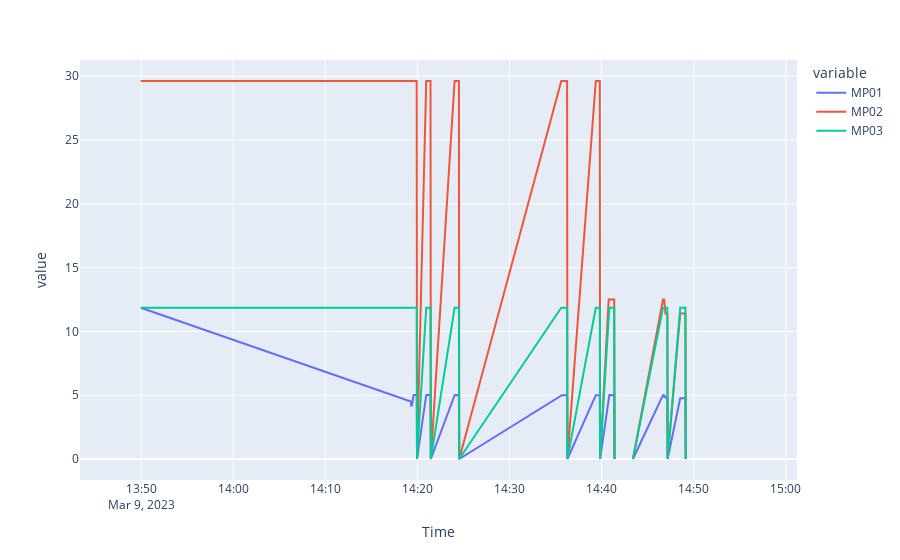

Source (notebook cell):
### Code cell
import plotly.express as px
import pandas as pd

df = pd.read_csv("data\Pressure_log.csv")
df['Time'] = pd.to_datetime(df['Time'])

fig = px.line(df, x="Time", y=["MP01", "MP02", "MP03"])
fig.show()

### Figure 1 — Plotly figure (JSON) as saved in the notebook; plotly's stock layout.template omitted (floating-point values rounded to 4 significant figures; data arrays with more than 128 entries replaced by an {"elided": "..."} marker saying what was removed)
{"data": [{"hovertemplate": "variable=MP01<br>Time=%{x}<br>value=%{y}<extra></extra>", "legendgroup": "MP01", "line": {"color": "#636efa", "dash": "solid"}, "marker": {"symbol": "circle"}, "mode": "lines", "name": "MP01", "orientation": "v", "showlegend": true, "type": "scatter", "x": {"elided": "165 str values"}, "xaxis": "x", "y": {"elided": "165 float values"}, "yaxis": "y"}, {"hovertemplate": "variable=MP02<br>Time=%{x}<br>value=%{y}<extra></extra>", "legendgroup": "MP02", "line": {"color": "#EF553B", "dash": "solid"}, "marker": {"symbol": "circle"}, "mode": "lines", "name": "MP02", "orientation": "v", "showlegend": true, "type": "scatter", "x": {"elided": "165 str values"}, "xaxis": "x", "y": {"elided": "165 float values"}, "yaxis": "y"}, {"hovertemplate": "variable=MP03<br>Time=%{x}<br>value=%{y}<extra></extra>", "legendgroup": "MP03", "line": {"color": "#00cc96", "dash": "solid"}, "marker": {"symbol": "circle"}, "mode": "lines", "name": "MP03", "orientation": "v", "showlegend": true, "type": "scatter", "x": {"elided": "165 str values"}, "xaxis": "x", "y": {"elided": "165 float values"}, "yaxis": "y"}], "layout": {"legend": {"title": {"text": "variable"}, "tracegroupgap": 0}, "margin": {"t": 60}, "xaxis": {"anchor": "y", "domain": [0, 1], "title": {"text": "Time"}}, "yaxis": {"anchor": "x", "domain": [0, 1], "title": {"text": "value"}}}}
